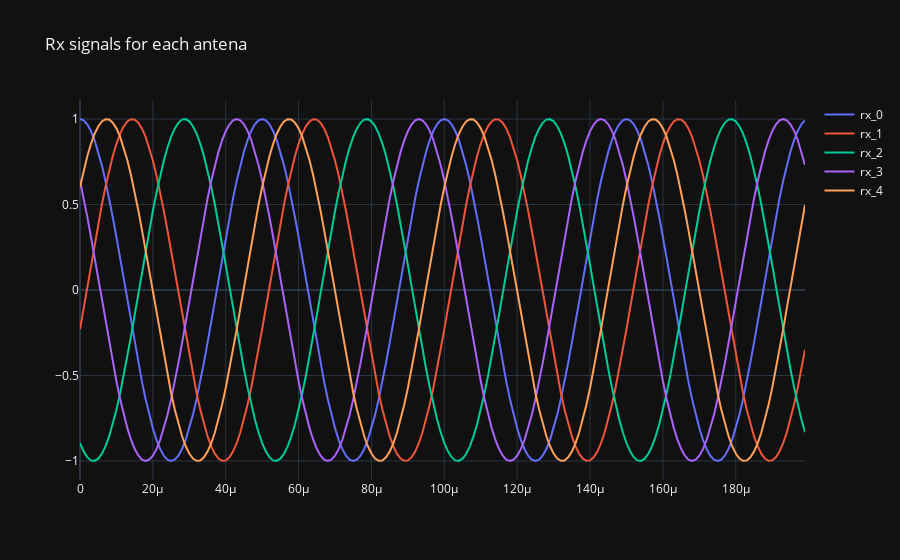

The notebook cell saved with this chart:
### Markdown cell above
## Calculate Rx signal on each antena

Complex multiplication is equivalent to add a phase shift

### Code cell
steering_vectors = steering_vectors.reshape(-1,1) # make steering_vectors a column vector
tx_signal = tx_signal.reshape(1,-1) # make tx_signal a row vector

rx_signals = steering_vectors * tx_signal # Simulate the received signal rx_signals through a matrix multiply

if use_matplotlib:
    for rx_signal in range(antena_rx_nbr):
        plt.plot(np.asarray(rx_signals[rx_signal,:]).squeeze().real[0:200], label='rx_' + str(rx_signal))
    plt.legend()
    plt.show()
else:
    fig = go.Figure()
    for rx_signal in range(antena_rx_nbr):
        fig.add_trace(go.Scatter(x=t[0:200], y=np.asarray(rx_signals[rx_signal,:]).squeeze().real[0:200], mode='lines', name='rx_' + str(rx_signal)))
    fig.update_layout(template="plotly_dark", title_text="Rx signals for each antena")
    fig.show()

### Figure 1 — Plotly figure (JSON) as saved in the notebook; plotly's stock layout.template omitted (floating-point values rounded to 4 significant figures; data arrays with more than 128 entries replaced by an {"elided": "..."} marker saying what was removed)
{"data": [{"mode": "lines", "name": "rx_0", "type": "scatter", "x": {"elided": "200 float values"}, "y": {"elided": "200 float values"}}, {"mode": "lines", "name": "rx_1", "type": "scatter", "x": {"elided": "200 float values"}, "y": {"elided": "200 float values"}}, {"mode": "lines", "name": "rx_2", "type": "scatter", "x": {"elided": "200 float values"}, "y": {"elided": "200 float values"}}, {"mode": "lines", "name": "rx_3", "type": "scatter", "x": {"elided": "200 float values"}, "y": {"elided": "200 float values"}}, {"mode": "lines", "name": "rx_4", "type": "scatter", "x": {"elided": "200 float values"}, "y": {"elided": "200 float values"}}], "layout": {"title": {"text": "Rx signals for each antena"}}}
